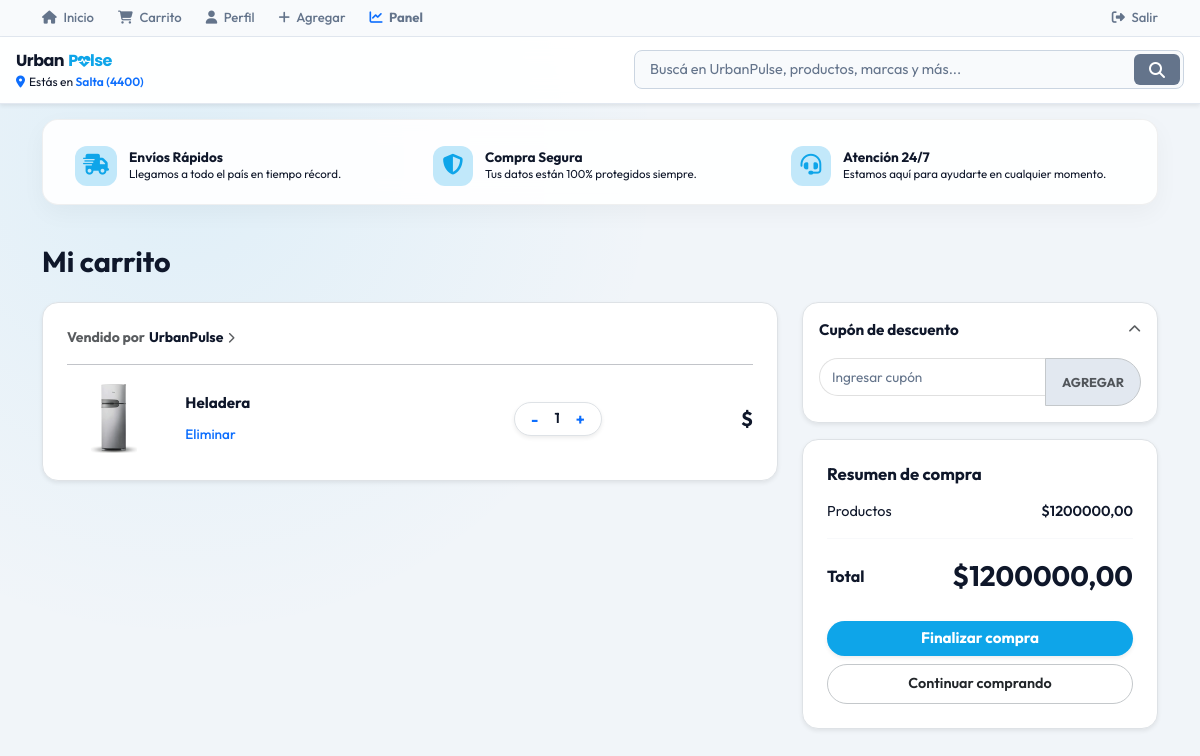
Screenshot of /carrito/ (signed in) with the database file from the repository.
### miapp/models.py (models this page shows, shortened)
class Carrito(models.Model):
    usuario = models.ForeignKey(User, on_delete=models.CASCADE)
    producto = models.ForeignKey(Producto, on_delete=models.CASCADE)
    cantidad = models.IntegerField(default=1)

class Producto(models.Model):
    usuario = models.ForeignKey(User, on_delete=models.CASCADE)
    categoria = models.ForeignKey(Categoria, on_delete=models.SET_NULL, null=True)
    nombre = models.CharField(max_length=120)
    descripcion = models.TextField()
    precio = models.DecimalField(max_digits=10, decimal_places=2)
    imagen = models.ImageField(upload_to='productos/', null=True, blank=True)
    stock = models.IntegerField(default=0)
    destacado = models.BooleanField(default=False)
    creado = models.DateTimeField(auto_now_add=True)

### miapp/views.py (the view)
# urls.py: path('carrito/', views.ver_carrito, name='ver_carrito'),
@login_required
def ver_carrito(request):
    items = Carrito.objects.filter(usuario=request.user)
    total = sum(item.producto.precio * item.cantidad for item in items)
    return render(request, 'carrito.html', {'items': items, 'total': total})

### miapp/templates/carrito.html (shortened to what this page needs)
{% extends 'base.html' %}
{% block content %}
<div class="animate__animated animate__fadeIn py-4" style="max-width: 1250px; margin: 0 auto;">
    <h2 class="fw-bold text-dark mb-4" style="font-size: 1.8rem;">Mi carrito</h2>
    {% if items %}
    <div class="row g-4">
        <div class="col-lg-8">
            {% for item in items %}
            <div class="p-4 rounded-4 shadow-sm bg-white border mb-3 position-relative">
                <div class="text-muted small fw-bold mb-3 d-flex align-items-center gap-1">
                    Vendido por <span class="text-dark">UrbanPulse</span> <i class="fa-solid fa-chevron-right" style="font-size: 0.7rem;"></i>
                </div>
                <hr class="text-secondary-subtle my-2">
                <div class="row align-items-center pt-2">
                    <div class="col-md-2 col-3 text-center">
                        {% if item.producto.imagen %}
                            <img src="{{ item.producto.imagen.url }}" alt="" style="width: 75px; height: 75px; object-fit: contain;">
                        {% else %}
                            <div style="width: 75px; height: 75px; background: #f1f5f9; border-radius: 8px;" class="d-flex align-items-center justify-content-center text-muted">
                                <i class="fa-solid fa-image"></i>
                            </div>
                        {% endif %}
                    </div>
                    <div class="col-md-5 col-9">
                        <h6 class="fw-bold text-dark mb-2" style="font-size: 0.95rem; line-height: 1.4;">
                            {{ item.producto.nombre }}
                        </h6>
                        <a href="{% url 'eliminar_del_carrito' item.id %}" class="text-decoration-none text-primary fw-medium" style="font-size: 0.85rem;">
                            Eliminar
                        </a>
                    </div>
                    <div class="col-md-3 col-6 mt-3 mt-md-0 text-center">
                        <div class="d-inline-flex align-items-center border rounded-pill px-2 py-1 bg-white shadow-sm">
                            <a href="{% url 'restar_cantidad' item.id %}" class="btn btn-sm border-0 p-0 text-primary fw-bold px-2 text-decoration-none" style="font-size: 1rem;">-</a>
                            <span class="px-2 fw-semibold text-dark" style="font-size: 0.9rem;">{{ item.cantidad }}</span>
                            <a href="{% url 'sumar_cantidad' item.id %}" class="btn btn-sm border-0 p-0 text-primary fw-bold px-2 text-decoration-none" style="font-size: 1rem;">+</a>
                        </div>
                    </div>
                    <div class="col-md-2 col-6 mt-3 mt-md-0 text-end">
                        <span class="fw-bold text-dark fs-5">${{ item.subtotal|floatformat:2 }}</span>
                    </div>
                </div>
            </div>
            {% endfor %}
        </div>
        <div class="col-lg-4">
            <div class="p-3 rounded-4 shadow-sm bg-white border mb-3">
                <div class="d-flex justify-content-between align-items-center mb-2" data-bs-toggle="collapse" data-bs-target="#collapseCupon" style="cursor: pointer;">
                    <span class="fw-bold text-dark" style="font-size: 0.95rem;">Cupón de descuento</span>
                    <i class="fa-solid fa-chevron-up text-muted" style="font-size: 0.8rem;"></i>
                </div>
                <div class="collapse show mt-3" id="collapseCupon">
                    <div class="input-group">
                        <input type="text" class="form-control form-control-sm rounded-start-pill border-secondary-subtle" placeholder="Ingresar cupón" style="font-size: 0.85rem;">
                        <button class="btn btn-light border border-secondary-subtle rounded-end-pill px-3 text-muted fw-bold" type="button" style="font-size: 0.8rem; background: #e2e8f0;">AGREGAR</button>
                    </div>
                </div>
            </div>
            <div class="p-4 rounded-4 shadow-sm bg-white border">
                <h5 class="fw-bold text-dark mb-3" style="font-size: 1.05rem;">Resumen de compra</h5>
                <div class="d-flex justify-content-between align-items-center mb-3 text-secondary" style="font-size: 0.9rem;">
                    <span>Productos</span>
                    <span class="fw-semibold text-dark">${{ total|floatformat:2 }}</span>
                </div>
                <hr style="border-color: #e2e8f0;" class="mb-3">
                <div class="d-flex justify-content-between align-items-center mb-4">
                    <span class="fw-bold text-dark fs-6">Total</span>
                    <span class="fw-bold text-dark fs-3">${{ total|floatformat:2 }}</span>
                </div>
                <button onclick="enviarWhatsApp()" class="btn w-100 rounded-pill py-2.5 fw-bold text-white shadow-sm mb-2" style="background: #0ea5e9; border: none; font-size: 0.95rem;">
                    Finalizar compra
                </button>
                <a href="{% url 'home' %}" class="btn btn-outline-secondary w-100 rounded-pill py-2 fw-semibold bg-white text-dark border-secondary-subtle" style="font-size: 0.9rem;">
                    Continuar comprando
                </a>
            </div>
        </div>
    </div>
    {% endif %}
</div>
{% endblock %}

### miapp/templates/base.html (style rules this page uses)
:root { --primary: #0ea5e9; --primary-glow: rgba(14, 165, 233, 0.25); --secondary: #8b5cf6; }
body { font-family: 'Outfit', sans-serif; background-color: #f1f5f9 !important; color: #0f172a !important; min-height: 100vh; margin: 0; padding-bottom: 30px; overflow-x: hidden; }
body::before { content: ''; position: fixed; top: 0; left: 0; width: 100%; height: 100%; background: radial-gradient(circle at 15% 20%, rgba(14, 165, 233, 0.08) 0%, transparent 40%), #f1f5f9 !important; z-index: -1; }
input:not(.search-input), textarea, select { width: 100%; padding: 8px 12px; border-radius: 10px; font-family: 'Outfit', sans-serif; font-size: 0.9rem; background: rgba(255, 255, 255, 0.95) !important; color: #0f172a !important; border: 1px solid rgba(0, 0, 0, 0.12) !important; margin-bottom: 10px; transition: 0.2s; }
input::placeholder, textarea::placeholder { color: #64748b !important; }
h1:not(.carousel-item h1), h2:not(.carousel-item h2), h3:not(.carousel-item h3), h4:not(.carousel-item h4), h5:not(.carousel-item h5), h6:not(.feature-text h6), p:not(.carousel-item p), span:not(.navbar-brand span), strong, small, li { color: #0f172a !important; }

### rows the page displays
Carrito: producto.imagen (picture), producto.nombre "Heladera", cantidad "1"

### other values shown
{{ total|floatformat:2 }} "1200000,00"
